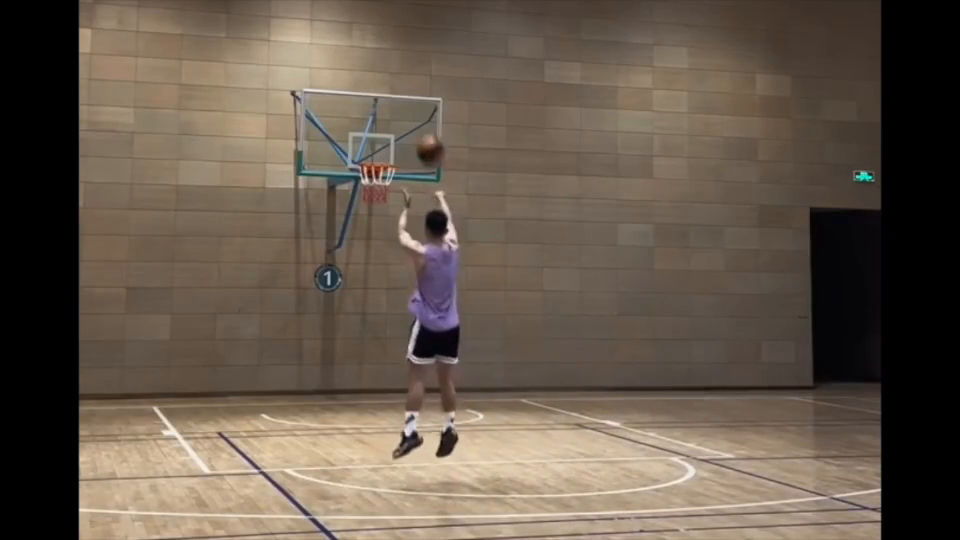
#> input picture frame 30 of videos/basketball_10s.mp4, 960 x 540 px
$ python evaluate_masked.py
#> lines starting #> are read from the running program, lines starting #| are printed output that depends on the picture; after the words box and inside, x2 and y2 are one past the last pixel; in counts of white or black regions, pixels touching at a corner belong together
#> (reads validation/prediction/tracks.csv from the repository)
### balltrack/motion.py
"""Estimate background motion; all matrices map previous pixels to current pixels."""

import cv2
import numpy as np


class CameraMotion:
    def __init__(self, enabled=True, width=640):
#> in run, image is the input picture: shape (540, 960, 3); mean B, G, R 76.4, 89.2, 102.1
        self.enabled = enabled
        self.width = width
        self.previous = None
        self.mask = None

    def update(self, image, heads=(), ball=None):
#> called with heads = ()
        height, width = image.shape[:2]
#> height = 540; width = 960
        scale = min(1.0, self.width / width)
#> scale = 0.667
        gray = cv2.cvtColor(
            cv2.resize(image, (round(width * scale), round(height * scale))),
            cv2.COLOR_BGR2GRAY,
        )
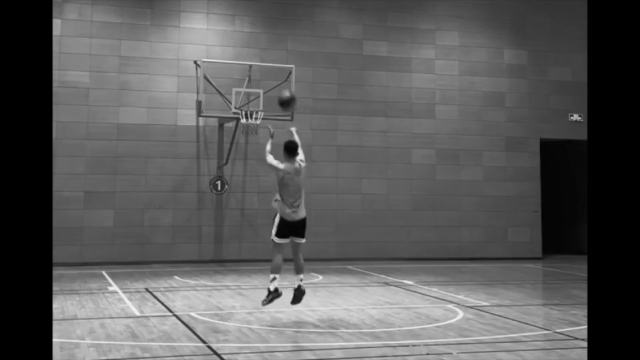
#> gray: shape (360, 640); min 0, max 242, mean 91.6
        mask = np.full(gray.shape, 255, np.uint8)
        h, w = gray.shape
#> h = 360; w = 640
        # Ignore broadcast graphics at the top and bottom edges.
        mask[: int(h * 0.15)] = 0
        mask[int(h * 0.85) :] = 0
        for center, radius in heads:
            x, y = np.asarray(center) * scale
            r = radius * scale
            cv2.rectangle(
                mask,
                (int(x - 2 * r), int(y - r)),
                (int(x + 2 * r), int(y + 7 * r)),
                0,
                -1,
            )
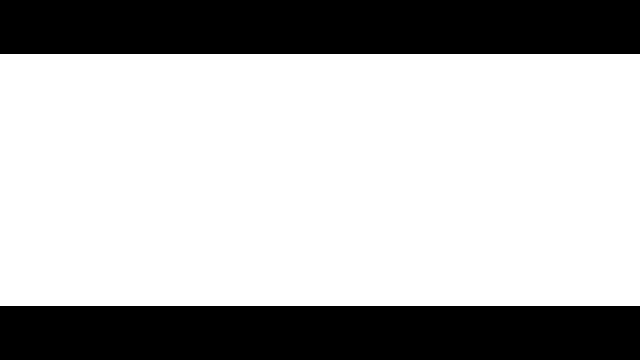
#> mask: shape (360, 640); 70% white; 2 black regions, box (x1, y1, x2, y2) and area: (0, 0, 640, 54) 34560, (0, 306, 640, 360) 34560
        if ball is not None:
            x1, y1, x2, y2 = np.asarray(ball) * scale
            cv2.rectangle(
                mask, (int(x1 - 10), int(y1 - 10)), (int(x2 + 10), int(y2 + 10)), 0, -1
            )
        previous, old_mask = self.previous, self.mask
        self.previous, self.mask = gray, mask
        if previous is None:
            return None, "initial"
        if previous.shape != gray.shape:
            return None, "reset"
        # Large appearance changes indicate a cut, including when compensation is disabled.
        hist1 = cv2.calcHist([previous], [0], None, [32], [0, 256])
        hist2 = cv2.calcHist([gray], [0], None, [32], [0, 256])
        cv2.normalize(hist1, hist1)
        cv2.normalize(hist2, hist2)
        if cv2.compareHist(hist1, hist2, cv2.HISTCMP_BHATTACHARYYA) > 0.55:
            return None, "cut"
        if not self.enabled:
            return np.eye(2, 3), "disabled"
        points = cv2.goodFeaturesToTrack(previous, 350, 0.01, 10, mask=old_mask)
        if points is None or len(points) < 12:
            return None, "unreliable"
        current, ok, _ = cv2.calcOpticalFlowPyrLK(
            previous, gray, points, None, winSize=(21, 21), maxLevel=3
        )
        if current is None:
            return None, "unreliable"
        back, back_ok, _ = cv2.calcOpticalFlowPyrLK(
            gray, previous, current, None, winSize=(21, 21), maxLevel=3
        )
        if back is None:
            return None, "unreliable"
        good = (
            (ok.ravel() == 1)
            & (back_ok.ravel() == 1)
            & (np.linalg.norm(points - back, axis=2).ravel() < 1.5)
        )
        xy = current.reshape(-1, 2)
        inside = (xy[:, 0] >= 0) & (xy[:, 0] < w) & (xy[:, 1] >= 0) & (xy[:, 1] < h)
        indices = np.flatnonzero(good & inside)
        indices = indices[
            mask[xy[indices, 1].astype(int), xy[indices, 0].astype(int)] > 0
        ]
        if len(indices) < 12:
            return None, "unreliable"
        before = points.reshape(-1, 2)[indices]
        after = xy[indices]
        matrix, inliers = cv2.estimateAffinePartial2D(
            before, after, method=cv2.RANSAC, ransacReprojThreshold=2, maxIters=1500
        )
        if matrix is None or inliers.sum() < 10 or inliers.mean() < 0.5:
            return None, "unreliable"
        kept = before[inliers.ravel().astype(bool)]
        # Reject a transform supported only by one small moving player.
        if np.ptp(kept[:, 0]) < w * 0.2 or np.ptp(kept[:, 1]) < h * 0.15:
            return None, "unreliable"
        zoom = np.linalg.norm(matrix[0, :2])
        angle = abs(np.arctan2(matrix[1, 0], matrix[0, 0]))
        if (
            not 0.9 < zoom < 1.1
            or angle > 0.12
            or np.linalg.norm(matrix[:, 2]) > w * 0.2
        ):
            return None, "unreliable"
        matrix[:, 2] /= scale
        return matrix, "ok"

### balltrack/occlusion.py
"""Bounded image-space forecasts. Never used as detector or ByteTrack observations."""

from collections import deque
import cv2
import numpy as np


class ShortGapPredictor:
    def __init__(self, max_seconds=0.3, display_seconds=0.7):
        if not 0 < max_seconds <= 0.5:
            raise ValueError("Prediction limit must be in (0, .5] seconds")
        self.max_seconds = max_seconds
        self.display_seconds = display_seconds
        self.history = deque(maxlen=6)
        self.path = deque()
        self.identity = None
        self.diameter = 20.0
        self.last_prediction = None

    def clear(self):
        self.history.clear()
        self.path.clear()
        self.identity = None
        self.last_prediction = None

    def forecast(self, frame, fps):
        if len(self.history) < 3:
            return None
        last_frame, last = self.history[-1]
        elapsed = frame - last_frame
        if elapsed < 1 or elapsed > max(1, round(self.max_seconds * fps)):
            return None
        times = np.array([f - last_frame for f, _ in self.history], float)
        positions = np.array([p for _, p in self.history], float)
        if np.any(np.diff(times) != 1):
            return None
        degree = 2 if len(times) >= 5 else 1
        coefficients = np.polyfit(times, positions, degree)
        fitted = np.stack(
            [np.polyval(coefficients[:, axis], times) for axis in range(2)], axis=1
        )
        error = float(np.sqrt(np.mean((fitted - positions) ** 2)))
        if error > max(3, self.diameter * 0.4):
            return None
        displacement = np.array(
            [
                np.polyval(coefficients[:, axis], elapsed)
                - np.polyval(coefficients[:, axis], 0)
                for axis in range(2)
            ]
        )
        point = last + displacement
        uncertainty = max(2, error) + 1.5 * elapsed + 0.15 * elapsed * elapsed
        if uncertainty > max(20, self.diameter * 1.2):
            return None
        return point, uncertainty, elapsed / fps

    def update(
        self, frame, fps, matrix, observation=None, shape=None, blocked_heads=()
    ):
        # Express all stored observed/predicted points in the current image coordinates.
        if matrix is None:
            self.clear()
        else:
            self.history = deque(
                ((f, matrix[:, :2] @ p + matrix[:, 2]) for f, p in self.history),
                maxlen=6,
            )
            self.path = deque(
                (f, matrix[:, :2] @ p + matrix[:, 2]) for f, p in self.path
            )
        while self.path and frame - self.path[0][0] > round(self.display_seconds * fps):
            self.path.popleft()
        predicted = self.forecast(frame, fps)
        if observation is not None:
            identity, center, diameter = observation
            center = np.array(center, float)
            if identity != self.identity:
                self.clear()
            elif self.history and frame != self.history[-1][0] + 1:
                if predicted is None or np.linalg.norm(center - predicted[0]) > max(
                    25, 3 * diameter
                ):
                    self.path.clear()
                elif self.path:
                    self.path.append((frame, center.copy()))
                self.history.clear()
            self.identity = identity
            self.diameter = float(diameter)
            self.history.append((frame, center.copy()))
            self.last_prediction = None
            return None
        if predicted is None:
            self.last_prediction = None
            return None
        point, uncertainty, horizon = predicted
        if any(
            np.linalg.norm(point - center) < radius * 0.8 + uncertainty
            for center, radius in blocked_heads
        ):
            # A plausible extrapolation inside a face is still not a verified ball.
            self.clear()
            return None
        if shape is not None and not (
            0 <= point[0] < shape[1] and 0 <= point[1] < shape[0]
        ):
            self.last_prediction = None
            return None
        if not self.path or self.path[-1][0] != frame - 1:
            self.path.clear()
            self.path.append((self.history[-1][0], self.history[-1][1].copy()))
        self.path.append((frame, point.copy()))
        self.last_prediction = point.copy()
        return dict(
            id=self.identity,
            center=point.copy(),
            uncertainty_px=uncertainty,
            horizon_s=horizon,
        )

    # [41 lines left out: function draw, not called in this run]

### validation/prediction/evaluate_masked.py
"""python -m validation.prediction.evaluate_masked (from project root)."""

import csv, json
from pathlib import Path
import cv2
import numpy as np
from balltrack.motion import CameraMotion
from balltrack.occlusion import ShortGapPredictor


def run(
    video="videos/basketball_10s.mp4", csv_path="validation/closeup/after/tracks.csv"
):
    rows = {int(r["frame"]): r for r in csv.DictReader(Path(csv_path).open())}
    windows = [(40, 46), (205, 211)]
    camera = CameraMotion()
    predictor = ShortGapPredictor(0.3)
    cap = cv2.VideoCapture(video)
    fps = cap.get(cv2.CAP_PROP_FPS)
    errors = []
    details = []
    frame = 0
    try:
        while True:
            ok, image = cap.read()
            if not ok:
                break
            matrix, _ = camera.update(image)
            row = rows[frame]
            tid = int(row["id"])
            box = np.array([float(row[k]) for k in ["x1", "y1", "x2", "y2"]])
            center = (box[:2] + box[2:]) / 2
            masked = any(a <= frame < b for a, b in windows)
            observation = (
                (tid, center, max(box[2:] - box[:2]))
                if tid >= 0 and not masked
                else None
            )
            if row["source"] != "missing" and tid < 0 and not masked:
                predictor.clear()
                prediction = None
            else:
                prediction = predictor.update(
                    frame, fps, matrix, observation, image.shape[:2]
                )
            if masked:
                assert tid >= 0 and row["source"] != "missing"
                error = None
                if prediction is not None:
                    error = float(np.linalg.norm(prediction["center"] - center))
                    errors.append(error)
                details.append(dict(frame=frame, error_px=error))
            frame += 1
    finally:
        cap.release()
    return dict(
        masked_windows=windows,
        masked_frames=len(details),
        predicted_frames=len(errors),
        rmse_px=float(np.sqrt(np.mean(np.square(errors)))) if errors else None,
        max_error_px=max(errors) if errors else None,
        details=details,
        notes="Artificially withheld previously detected centers, not independent manual ground truth or real occlusion accuracy. Two clear flight windows were chosen; bounce/contact and long gaps are not covered.",
    )


if __name__ == "__main__":
    result = run()
    Path("validation/prediction/masked_checks.json").write_text(
        json.dumps(result, indent=2)
    )
    print(json.dumps(result, indent=2))
